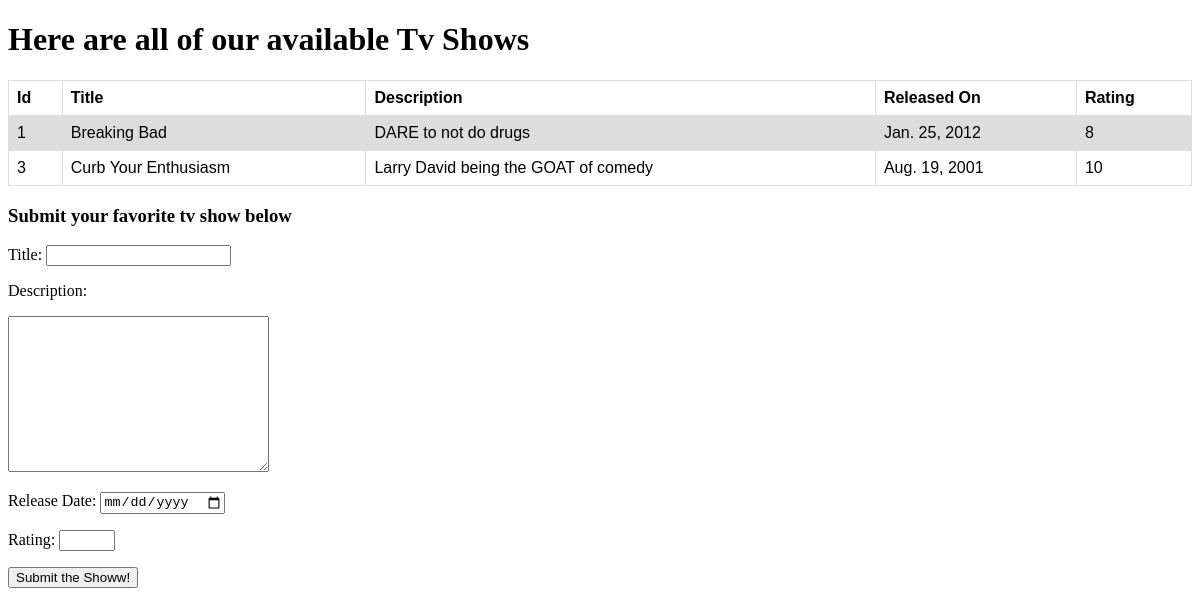
The app's page /, older data.
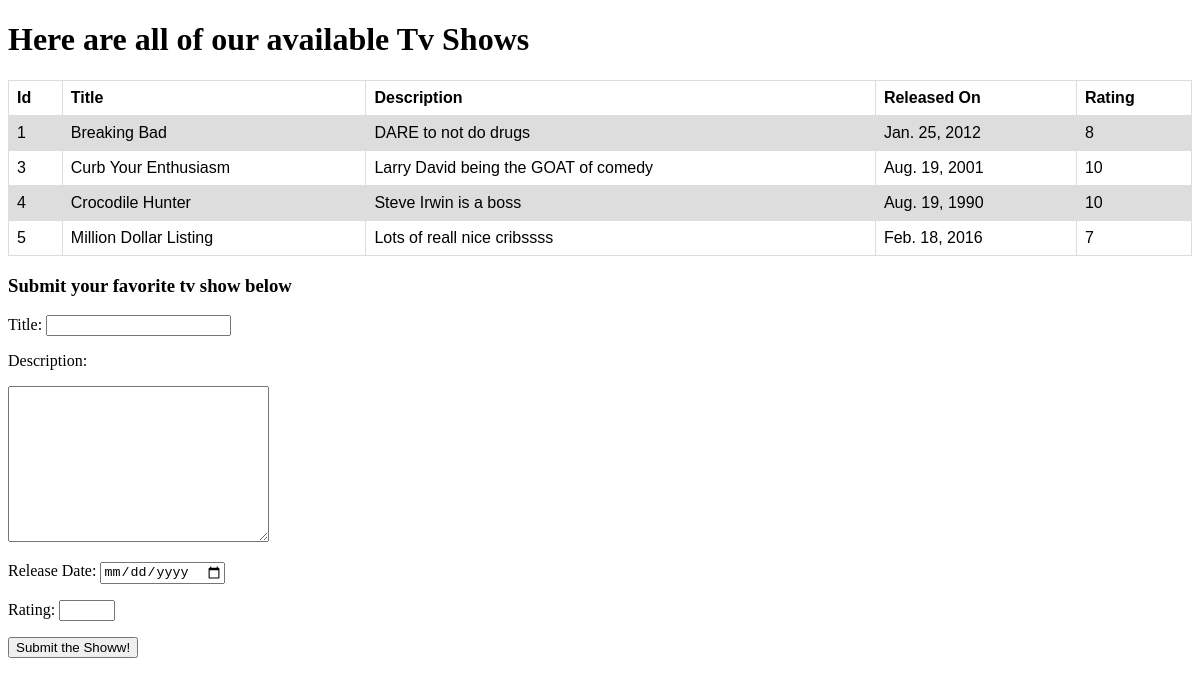
The same page, newer data.
### tvApp/models.py (models this page shows)
class TvShow(models.Model):
    title = models.CharField(max_length = 255)
    duration = models.IntegerField(null = True)
    description = models.TextField()
    release_date = models.DateField()
    rating = models.IntegerField(null=True)
    created_at = models.DateTimeField(auto_now_add=True, null=True)
    updated_at = models.DateTimeField(auto_now=True, null=True)

### tvApp/views.py (the view)
# urls.py: path("", views.index),
def index(request):
    context = {
        'allshows': TvShow.objects.all() #<QuerySet [<TvShow: TvShow object (1)>, <TvShow: TvShow object (3)>, <TvShow: TvShow object (4)>]>
    }
    return render(request, "shows.html", context)

### tvApp/templates/shows.html (shortened to what this page needs)
<!DOCTYPE html>
<html lang="en">
<head>
</head>
<body>
    <h1>Here are all of our available Tv Shows</h1>
    <table>
        <tr>
          <th>Id</th>
          <th>Title</th>
          <th>Description</th>
          <th>Released On</th>
          <th>Rating</th>
        </tr>
        {% for show in allshows %}
        <tr>
          <td>{{show.id}}</td>
          <td>{{show.title}}</td>
          <td>{{show.description}}</td>
          <td>{{show.release_date}}</td>
          <td>{{show.rating}}</td>
        </tr>
        {% endfor %}
      </table>
      <h3>Submit your favorite tv show below</h3>
      <form action="/submitShow" method="post">
        <p>Title: <input type="text" name="title" id=""></p>
        <p>Description:</p>
        <p><textarea name="desc" id="" cols="30" rows="10"></textarea></p>
        <p>Release Date: <input type="date" name="rd" id=""></p>
        <p>Rating: <input type="number" name="rating" id="" min="1" max="10"></p>
        <p><input type="submit" value="Submit the Showw!"></p>
      </form>
</body>
</html>

### tvApp/templates/shows.html (style rules this page uses)
table { font-family: arial, sans-serif; border-collapse: collapse; width: 100%; }
td, th { border: 1px solid #dddddd; text-align: left; padding: 8px; }
tr:nth-child(even) { background-color: #dddddd; }

Row changes from the older to the newer data that the page shows:
added TvShow: id "4", title "Crocodile Hunter", description "Steve Irwin is a boss", release_date "Aug. 19, 1990", rating "10"
added TvShow: id "5", title "Million Dollar Listing", description "Lots of reall nice cribssss", release_date "Feb. 18, 2016", rating "7"
